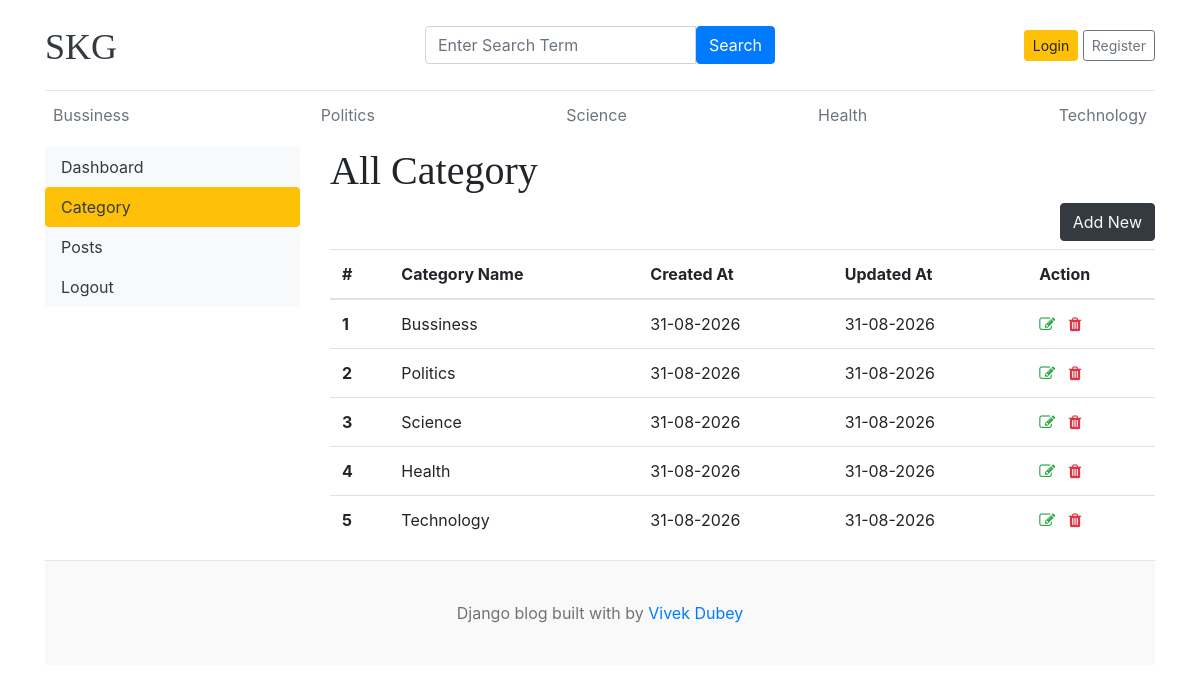
/dashboard/categories/, run on the app's committed database.
### articles/models.py (models this page shows)
class Category(models.Model):
    category_name = models.CharField(max_length=50, unique=True)
    created_at = models.DateTimeField(auto_now_add=True)
    updated_at = models.DateTimeField(auto_now=True)
    class Meta:
        verbose_name_plural = 'categories'
    def __str__(self):
        return self.category_name

### dashboard/views.py (the view)
# urls.py: path('categories/', views.categories, name='categories'),
def categories(request):
    return render(request, template_name='dashboard/categories.html')

### articles/context_processor.py (called while the page is built)
def get_categories(request):
    categories = Category.objects.all()
    return dict(categories=categories)

def get_social_links(request):
    social_links =SocialLink.objects.all()
    return dict(social_links=social_links)

### templates/dashboard/categories.html (shortened to what this page needs)
{% extends 'base.html' %} {% block content %}
<div class="row">
  {% include "dashboard/sidebar.html" %}
  <div class="col-md-9">
    <h1>All Category</h1>
    <a
      href="{% url 'add_category' %}"
      class="btn btn-dark text-light float-right mb-2"
      >Add New</a
    >
    <table class="table table-hover">
      <thead>
        <tr>
          <th>#</th>
          <th>Category Name</th>
          <th>Created At</th>
          <th>Updated At</th>
          <th>Action</th>
        </tr>
      </thead>
      <tbody>
        {% for cat in categories %}
        <tr>
          <th>{{ forloop.counter }}</th>
          <td>{{cat}}</td>
          <td>{{ cat.created_at|date:"d-m-Y" }}</td>
          <td>{{ cat.updated_at|date:"d-m-Y" }}</td>
          <td>
            <a href="{% url 'edit_category' cat.id %}"
              ><i class="fa fa-edit text-success"></i
            ></a>
            <a
              href="{% url 'delete_category' cat.id %}"
              onclick="
                return confirm(
                  'Are you sure you want to delete this category?',
                );
              "
            >
              <i class="fa fa-trash text-danger"></i>
            </a>
          </td>
        </tr>
        {% endfor %}
      </tbody>
    </table>
  </div>
</div>
{% endblock %}

### templates/base.html (shortened to what this page needs)
{% load static %}
<!doctype html>
<html lang="en">
  <head>
    <link
      href="https://getbootstrap.com/docs/4.0/dist/css/bootstrap.min.css"
      rel="stylesheet"
    />
    <link rel="stylesheet" href="https://cdnjs.cloudflare.com/ajax/libs/font-awesome/4.7.0/css/font-awesome.min.css">
    <link href="{% static 'css/blog.css' %}" rel="stylesheet" />
  </head>
  <body>
    <div class="container">
      <header class="blog-header py-3">
        <div class="row flex-nowrap justify-content-between align-items-center">
          <div class="col-4 pt-1">
            <a class="blog-header-logo text-dark" href="/">SKG</a>
          </div>
          <div class="col-4">
            <form action="{% url "search" %}" method="GET">
              <div class="input-group">
              <input
                type="text"
                class="form-control"
                placeholder="Enter Search Term"
                name="keyword"
                value="{{keyword}}"
              >
              <button
                class="btn btn-primary"
                type="submit"
              >
                Search
              </button>
            </div>
            </form>
          </div>
          <div class="col-4 d-flex justify-content-end align-items-center">
            {% if not user.is_authenticated %}
            <a class="btn btn-sm btn-warning" href="{% url 'login' %}">Login</a> &nbsp;
            <a class="btn btn-sm btn-outline-secondary" href="{% url "register" %}">Register</a>
            {% else %}
            <span><a href="{% url 'dashboard' %}">Dashboard</a></span>
            &emsp;
            <span><a href="{% url 'logout' %}">Logout</a></span>
            {% endif %}
          </div>
        </div>
      </header>
      <div class="nav-scroller py-1 mb-2">
        <nav class="nav d-flex justify-content-between">
          {% for cat in categories %}
          <a class="p-2 text-muted" href="{% url 'post_by_category' cat.id %}"> {{cat.category_name}}</a>
          {% endfor %}
        </nav>
      </div>
{% block content %}
{% endblock%}
    <footer class="blog-footer">
      <p>Django blog built with by <a href="#">Vivek Dubey</a></p>
    </footer>
  </body>
</html>

### static/css/blog.css (style rules this page uses)
.blog-header { border-bottom: 1px solid #e5e5e5; }
.blog-header-logo { font-family: "Playfair Display", Georgia, "Times New Roman", serif; font-size: 2.25rem; }
h1, h2, h3, h4, h5, h6 { font-family: "Playfair Display", Georgia, "Times New Roman", serif; }
.blog-footer { padding: 2.5rem 0; color: #727272; text-align: center; background-color: #f9f9f9; border-top: .05rem solid #e5e5e5; }
.blog-footer p:last-child { margin-bottom: 0; }

### data on the page
Category: category_name "Bussiness", created_at "31-08-2026", updated_at "31-08-2026"
Category: category_name "Politics", created_at "31-08-2026", updated_at "31-08-2026"
Category: category_name "Science", created_at "31-08-2026", updated_at "31-08-2026"
Category: category_name "Health", created_at "31-08-2026", updated_at "31-08-2026"
Category: category_name "Technology", created_at "31-08-2026", updated_at "31-08-2026"
